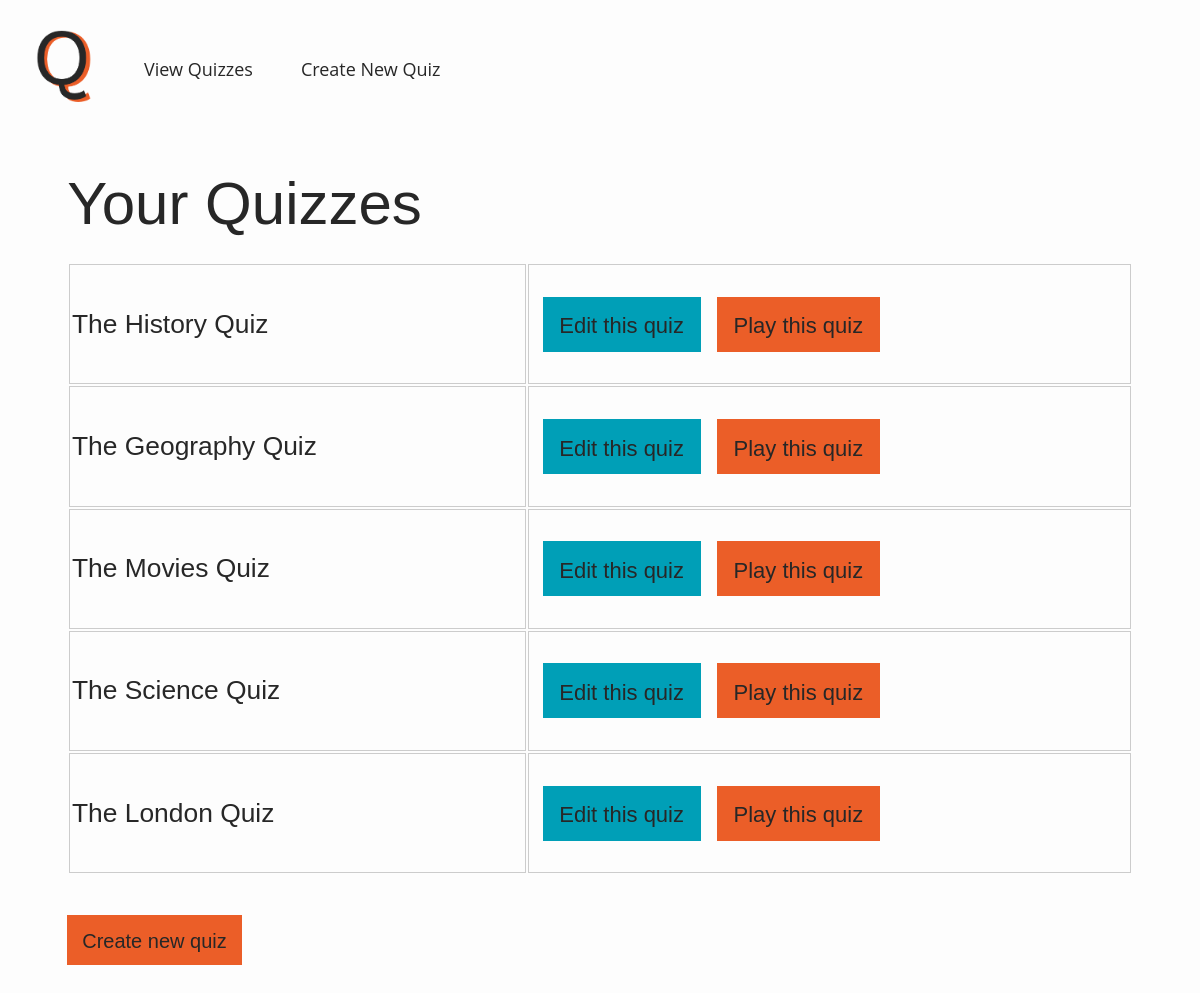
The page / on the database its author committed.
### app/models.py (models this page shows, shortened)
class Quiz(db.Model):
    id = db.Column(db.Integer, primary_key=True)
    name = db.Column(db.String(120), index=True, unique=False)
    questions = db.relationship("Question", backref="questions", lazy="dynamic")

### app/routes.py (the view)
@app.route("/", methods=["GET"])
def show_quizzes():
	quizzes = Quiz.query.all()
	return render_template("quiz-list.html", quizzes=quizzes)

### app/templates/quiz-list.html (shortened to what this page needs)
{% extends "base.html" %}
{% block body %}
	<div class="quiz">
		<h1>Your Quizzes</h1>
		<table>
			{% for quiz in quizzes %}
				<tr>
					<td>
						<h2>{{ quiz.name }}</h2>
					</td>
					<td>
						<button class="quiz-list-btn blue-btn"><a href="/edit/{{ quiz.id }}">Edit this quiz</a></button>
						<button class="quiz-list-btn"><a href="/play/{{ quiz.id }}">Play this quiz</a></button>
					</td>
				</tr>
			{% endfor %}
		</table>
		<button><a href="/create">Create new quiz</a></button>
	</div>
{% endblock %}

### app/static/css/main.css (style rules this page uses)
body { align-items: left; background-color: #FDFDFD; }
h1 { font-family: Work Sans, sans-serif; font-weight: 300; font-size: 3.75em; margin-bottom: 0.4em; color: #272727; }
h2 { font-family: Work Sans, sans-serif; font-weight: 500; font-size: 1.5em; color: #272727; }
a { text-decoration: none; color: #272727; }
input[type="submit"], textarea, button { background-color: #EB5E28; border: none; padding: 0.75em; height: 2.5em; margin-top: 2em; font-family: Work Sans, sans-serif; font-weight: 400; font-size: 1.25em; text-decoration: none; color: #272727; }
.quiz { margin-left: 5%; margin-right: 5%; margin-bottom: 5%; }
table { width: 100%; }
th, td { padding: 0.1em; text-align: left; }
td { font-family: Open Sans, sans-serif; margin-bottom: 0px; font-size: 1.1em; font-weight: 300; }
#edit-question-table, tr, td, th { border: 1px solid #ccc; }
.quiz-list-btn { margin-top: 5%; margin-bottom: 5%; margin-left: 2%; }
.blue-btn { background-color: #009FB7; }

### rows shown on the page
Quiz: name "The History Quiz"
Quiz: name "The Geography Quiz"
Quiz: name "The Movies Quiz"
Quiz: name "The Science Quiz"
Quiz: name "The London Quiz"
